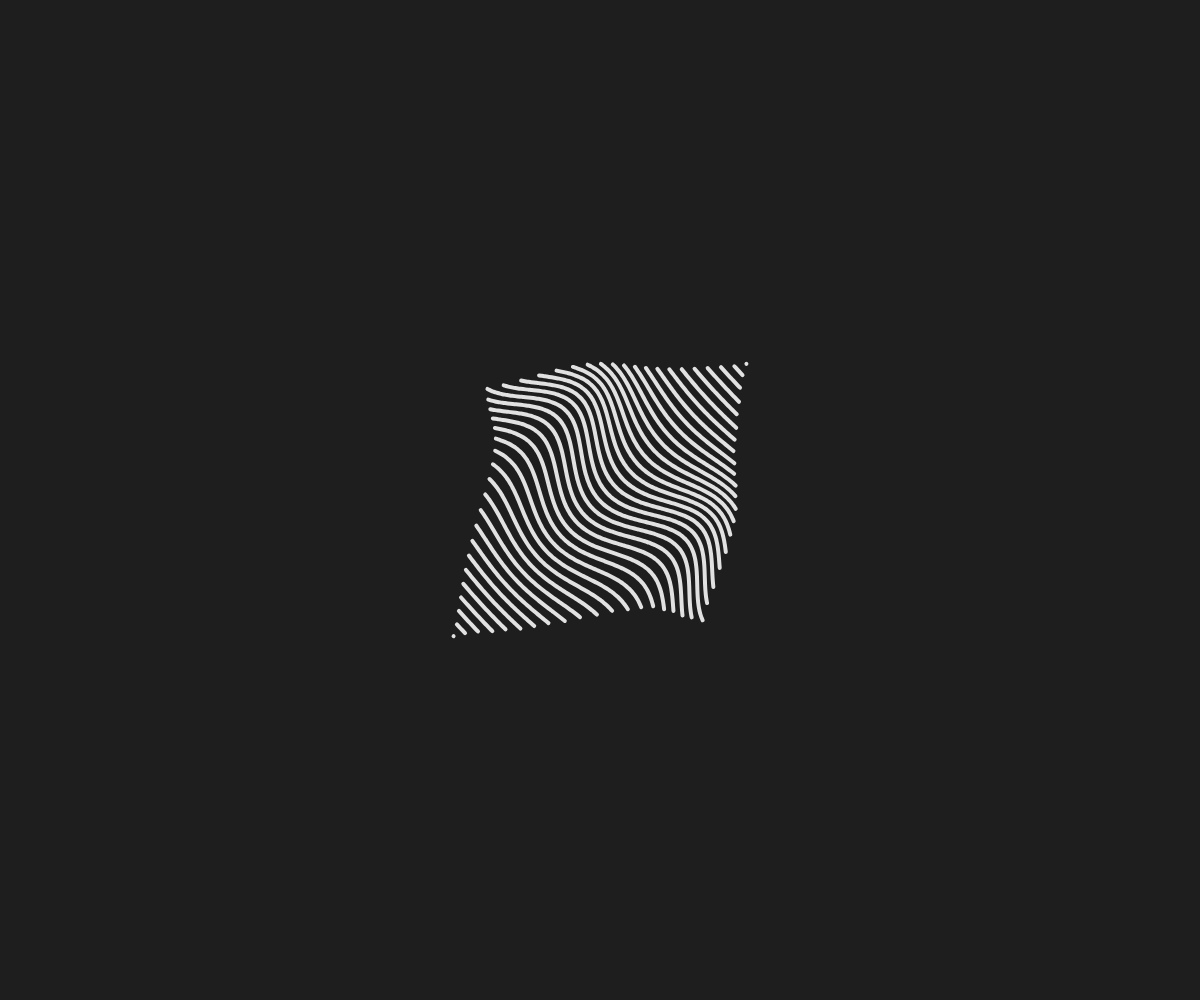
Frame 1 (no input)
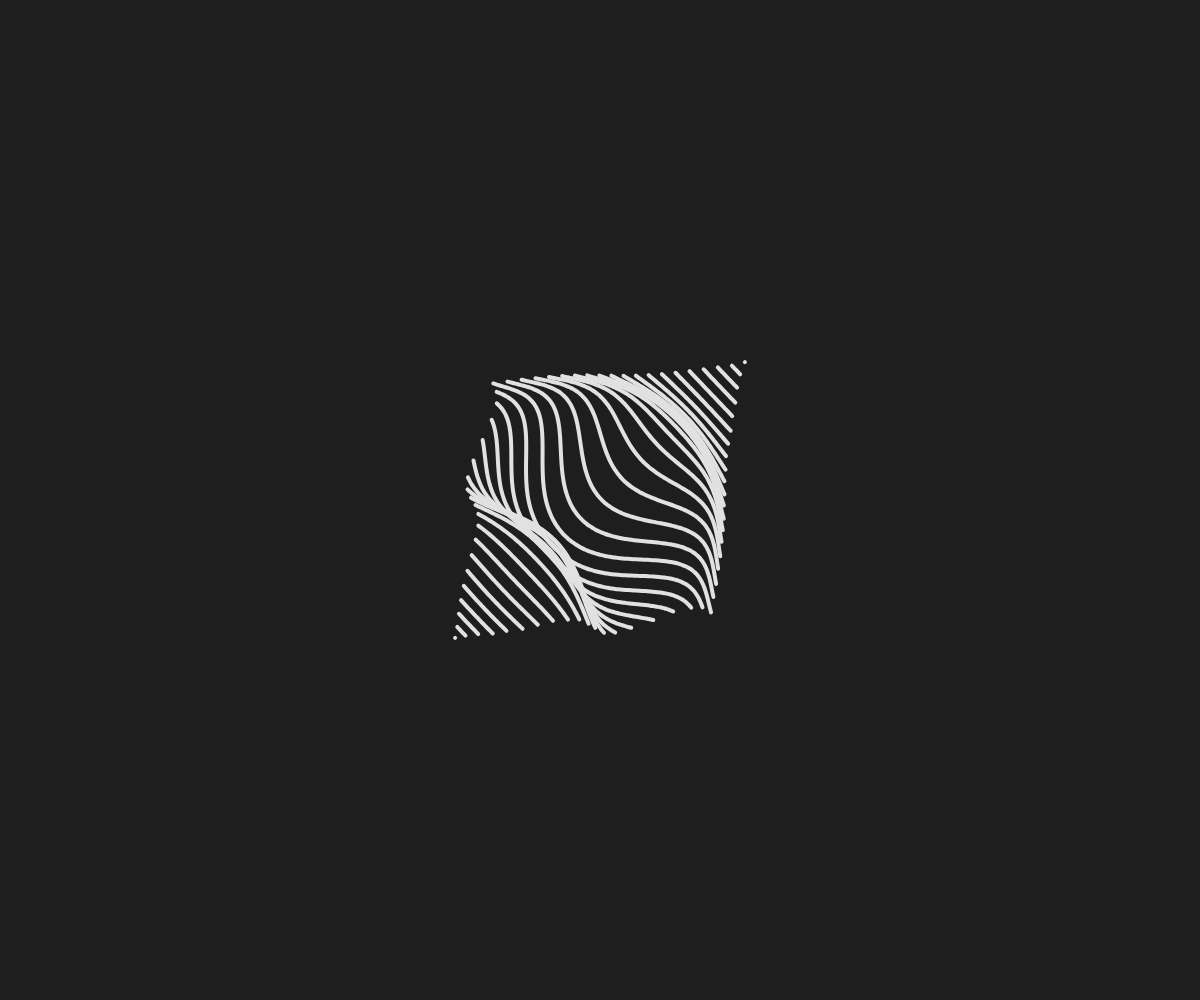
Frame 60 (no input)
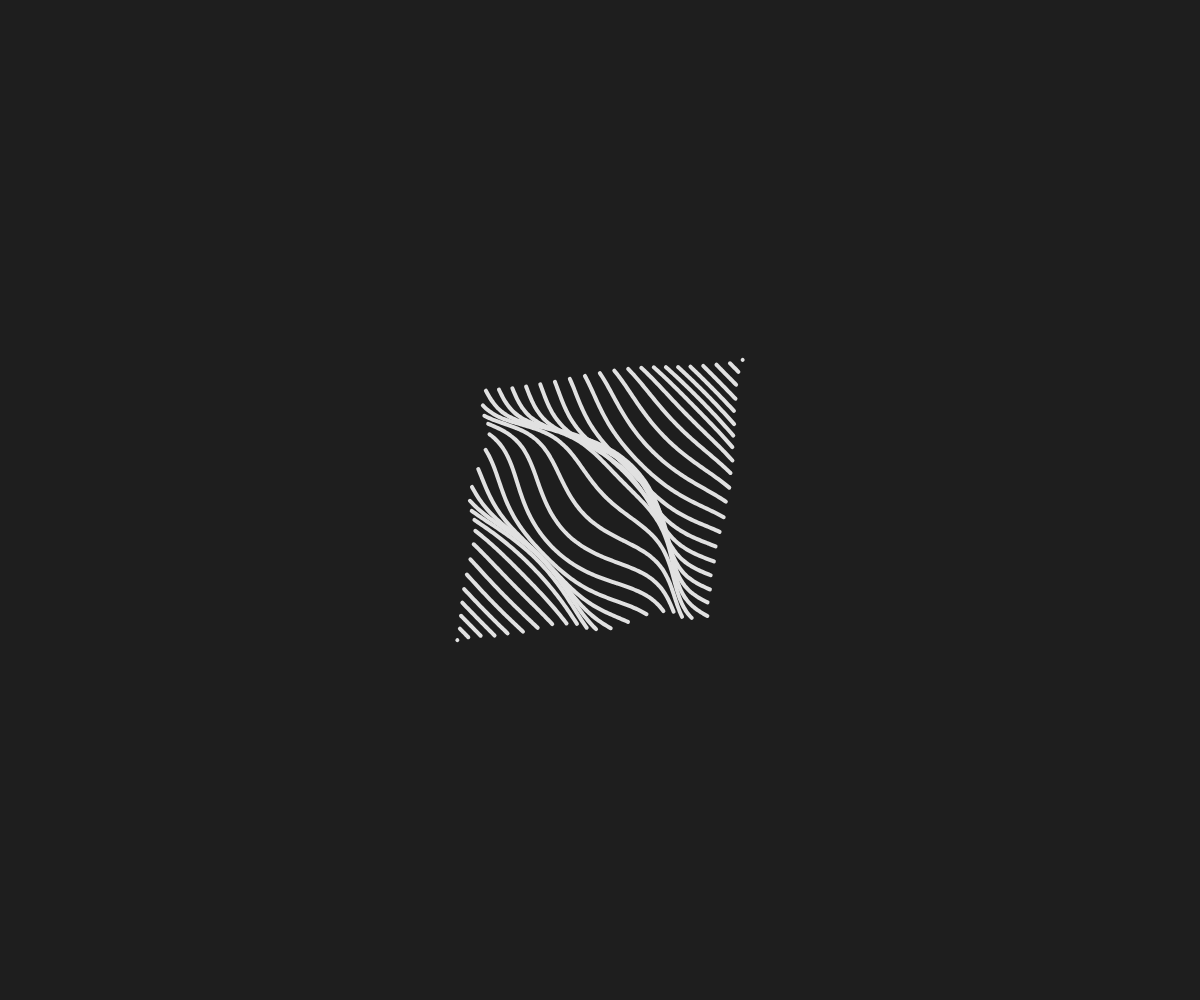
Frame 120 (the mouse pressed at the canvas centre since frame 60)

The p5.js sketch that drew these frames (run headless with seeded random() and noise() and a simulated clock; from frame 60 on, the mouse is pressed at the canvas centre):

// p5.js sketch
// ── sketch.js
let numOfLines = 38;
let detail = 2;
let w = 200;
let h = 200;
let t = 0;

function setup() {
  createCanvas(windowWidth, windowHeight);
}

function draw() {
  translate(width/2, height/2)
  background(30);

  noise1 = noise(t / 10);
  noise2 = noise1 * 2 - 1;
  rotate(PI/4 + (sq(noise2) * PI) / 10);
  
  stroke(225);
  strokeWeight(4);
  noFill();
  for (let i = 0; i <= numOfLines; i++) {
    let yOffset = lerp(-h, +h, i / numOfLines);
    if (i == 0) {
      point(0, -h);
    }
    if (numOfLines - i == 0) {
      point(0, h);
    } else {
      let xRange = diamond(i,numOfLines)
      beginShape();
      for (let x = -xRange; x <= xRange; x += detail) {
        let xNormalDist = exp(-pow(x / 120, 2));
        let yNormalDist = exp(-pow(yOffset / 100, 2));
        let a = 200 * noise2;
        let f = 0.0001*(-x) / noise1;
        let p = t + (sin(t) * i) * noise1;

        curveVertex(x, y(x, a, f, p) * xNormalDist * yNormalDist + yOffset);
      }
      endShape();
    }
  }
  t += 0.01;
}

function diamond(i, numOfLines) {
  let s;
  if (i <= numOfLines / 2) {
    s = lerp(0, w*0.8, i/(numOfLines/2))
  } else if (i > numOfLines/2){
    s = lerp(w*0.8, 0, (i*2 - numOfLines)/numOfLines)
  }
  return s;
}

function y(u, a, f, p = 0) {
  return a * sin(u * f + p) + noise1;
}
